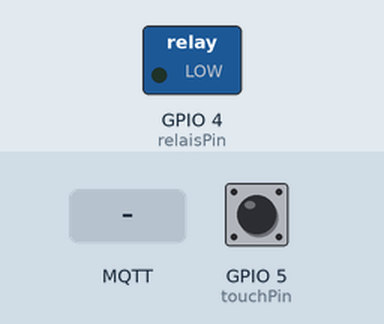
Bench run of a sketch on a simulated ESP8266 (NodeMCU). On the bench: switched loads named in the sketch (green lamp = pin HIGH). The inputs (shaded band) are chosen by the test bench; at power-on: GPIO 5 (touchPin) LOW. WiFi joins after 1.5 s; servers stay silent unless stated; no MQTT or app messages arrive unless stated; what the sketch prints to the serial monitor is not drawn.

Above: at 2.7 s.
2.8 s: MQTT message "true" arrives on the first subscribed topic
At 3.1 s:
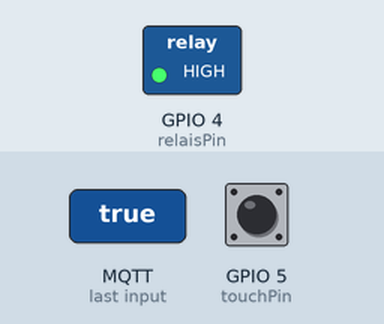
5.9 s: MQTT message "1" arrives on the first subscribed topic
At 6.6 s:
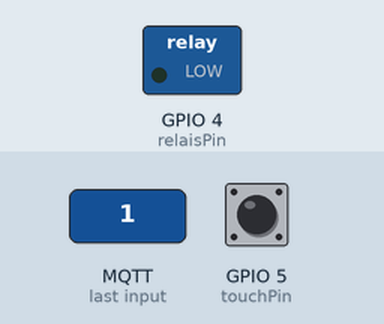
Timing chart, 0 to 8.9 s (numbered marks = the images above; inputs shaded):
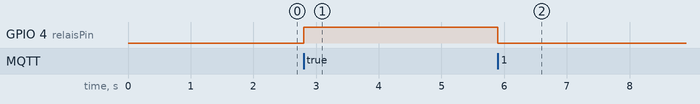

Measured:
- after the input at 2.8 s, GPIO 4 (relaisPin): LOW → HIGH at once
- after the input at 5.9 s, GPIO 4 (relaisPin): HIGH → LOW at once

The sketch:

mqtt_light_1.ino
```cpp
#include <MQTT.h>
#include <MQTTClient.h>

/*
 ESP8266 MQTT example
 This sketch demonstrates the capabilities of the pubsub library in combination
 with the ESP8266 board/library.
 It will reconnect to the server if the connection is lost using a blocking
 reconnect function. See the 'mqtt_reconnect_nonblocking' example for how to
 achieve the same result without blocking the main loop.
 To install the ESP8266 board, (using Arduino 1.6.4+):
  - Add the following 3rd party board manager under "File -> Preferences -> Additional Boards Manager URLs":
       http://arduino.esp8266.com/stable/package_esp8266com_index.json
  - Open the "Tools -> Board -> Board Manager" and click install for the ESP8266"
  - Select your ESP8266 in "Tools -> Board"
*/

/*
 * TLS Support: https://github.com/espressif/arduino-esp32/blob/master/libraries/WiFiClientSecure/examples/WiFiClientSecure/WiFiClientSecure.ino
 */

//WLAN and MQTT
#include <SPI.h>
#include <Wire.h>
#include <ESP8266WiFi.h>
#include <PubSubClient.h>
const char* client_name = "LIGHT-1";
const char* ssid = "WLAN-AKX7YW";
const char* password = "7527024998732131";
const char* mqtt_server = "192.168.2.120";
WiFiClient espClient;
PubSubClient client(espClient);

// Sign Of Life
#include <time.h>
int lastSign = 0;

// Touch
int touchPin = 5; //output from TTP223
int val = 0;
int lastTouch = 0;
int touchCounter = 0;
int touched = 0;

// Relais
int relaisPin = 4;
int relaisState = 0;

// Topics
const char* topic_switch = "my-room/light-1/switch";
const char* topic_touch = "my-room/light-1/touch";
const char* topic_heartbeat = "my-room/light-1/heartbeat";
const char* topic_restart = "my-room/light-1/restart";

void setup_wifi() {
  delay(10);
  Serial.println();
  Serial.print("Connecting to ");
  Serial.println(ssid);

  WiFi.mode(WIFI_STA);
  WiFi.begin(ssid, password);

  while (WiFi.status() != WL_CONNECTED) {
    delay(500);
    Serial.print(".");
  }
  randomSeed(micros());

  Serial.println("");
  Serial.println("WiFi connected");
  Serial.println("IP address: ");
  Serial.println(WiFi.localIP());
}

void reconnect() {
  // Loop until we're reconnected
  while (!client.connected()) {
    Serial.print("Attempting MQTT connection...");
    // Create a random client ID
    String clientId = "ESP8266Client-";
    //clientId += String(random(0xffff), HEX);
    clientId += client_name;
    // Attempt to connect
    if (client.connect(clientId.c_str())) {
      Serial.println("connected");
      client.subscribe(topic_switch);
      client.subscribe(topic_restart);
    } else {
      if (WiFi.status() != WL_CONNECTED) {
        Serial.println();
        Serial.print("Connecting to ");
        Serial.println(ssid);

        WiFi.begin(ssid, password);

        while (WiFi.status() != WL_CONNECTED) {
          lostProtocol();
          delay(500);
          Serial.print(".");
        }
      }


      int lastMillis = millis();
      Serial.print("failed, rc=");
      Serial.print(client.state());
      Serial.println("try again in 5 seconds");
      // Wait 5 seconds before retrying

      //MQTT Offline --> Lost-Protocol
      while (millis()-lastMillis < 5000) {
        lostProtocol();
        delay(50);
      }
    }
  }
}

void callback(char* topic, byte* payload, unsigned int length) {
  Serial.print("Message arrived [");
  Serial.print(topic);
  Serial.print("] ");
  for (int i = 0; i < length; i++) {
    Serial.print((char)payload[i]);
  }
  Serial.println();

  if ( strcmp( topic, topic_switch ) == 0 ) {
    String relaisStr = "";
    for (int i = 0; i < length; i++) { relaisStr += (char)payload[i]; }

    relaisState = (relaisStr == "true") ? HIGH : LOW;

    if (relaisState == LOW) {
      digitalWrite(relaisPin, LOW);
    } else {
      digitalWrite(relaisPin, HIGH);
    }
  }

  if ( strcmp( topic, topic_restart ) == 0 )
  {
    String restartStr = "";
    for (int i = 0; i < length; i++) { restartStr += (char)payload[i]; }

    if (restartStr == "true") {
      client.publish(topic_restart,String("false").c_str());
      Serial.println("Restart requested via MQTT.");
      Serial.println("Restarting...");

      delay (1000);
      ESP.restart();
    }
  }
}

int touchCheck() {
  val = digitalRead(touchPin);
  int result = 0;

  if (touched == 0) {
    if (val == 1) {
      touched = 1;
      touchCounter += 1;
      lastTouch = millis();

      Serial.println("Touched");
    }
  } else {
    if (val == 0) {
      touched = 0;
    }
  }

  if (millis() - lastTouch >= 1000 && touchCounter > 0) {
      Serial.println(touchCounter);
      result = touchCounter;
      client.publish(topic_touch,String(touchCounter).c_str());
      touchCounter = 0;
  }

  return result;
}

void lostProtocol() {
  if (touchCheck() == 1) {
    if (digitalRead(relaisPin) == LOW) {
      digitalWrite(relaisPin, HIGH);
    } else {
      digitalWrite(relaisPin, LOW);
    }
  }
}

void signOfLife() {
  if (millis()-lastSign >= 60000) {
    lastSign = millis();
    client.publish(topic_heartbeat,String("true").c_str());
  }
}

void setup() {
  Serial.begin(115200);
  SPI.begin();
  setup_wifi();
  client.setServer(mqtt_server, 1883);
  client.setCallback(callback);

  pinMode(touchPin, INPUT);
  pinMode(relaisPin, OUTPUT);
}

void loop() {
  if (!client.connected()) {
    client.unsubscribe(topic_switch);
    client.unsubscribe(topic_restart);

    reconnect();
  }
  client.loop();

  touchCheck();
  signOfLife();
}
```
